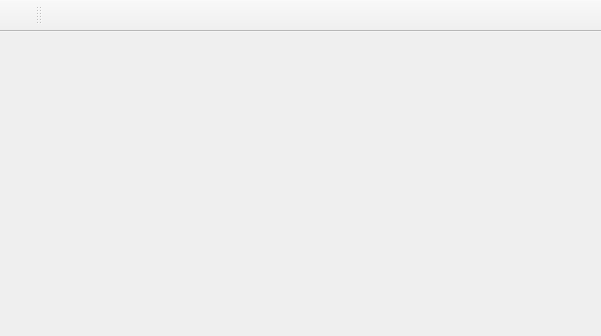
<?xml version="1.0" encoding="UTF-8"?>
<ui version="4.0">
 <class>Rationality</class>
 <widget class="QMainWindow" name="Rationality">
  <property name="geometry">
   <rect>
    <x>0</x>
    <y>0</y>
    <width>601</width>
    <height>336</height>
   </rect>
  </property>
  <property name="windowTitle">
   <string>Rationality</string>
  </property>
  <widget class="QWidget" name="centralWidget"/>
  <widget class="QToolBar" name="toolBar">
   <property name="minimumSize">
    <size>
     <width>32</width>
     <height>32</height>
    </size>
   </property>
   <property name="windowTitle">
    <string>toolBar</string>
   </property>
   <property name="movable">
    <bool>false</bool>
   </property>
   <attribute name="toolBarArea">
    <enum>TopToolBarArea</enum>
   </attribute>
   <attribute name="toolBarBreak">
    <bool>false</bool>
   </attribute>
  </widget>
  <widget class="QToolBar" name="toolBar_2">
   <property name="windowTitle">
    <string>toolBar_2</string>
   </property>
   <attribute name="toolBarArea">
    <enum>TopToolBarArea</enum>
   </attribute>
   <attribute name="toolBarBreak">
    <bool>false</bool>
   </attribute>
  </widget>
  <action name="actionNuova_finestra">
   <property name="text">
    <string>Nuova finestra</string>
   </property>
  </action>
  <action name="actionChiudi">
   <property name="text">
    <string>Chiudi</string>
   </property>
  </action>
  <action name="actionTag">
   <property name="text">
    <string>Copia</string>
   </property>
  </action>
  <action name="actionTaglia">
   <property name="text">
    <string>Taglia</string>
   </property>
  </action>
  <action name="actionIncola">
   <property name="text">
    <string>Incola</string>
   </property>
  </action>
  <action name="actionInformazioni">
   <property name="text">
    <string>Informazioni</string>
   </property>
  </action>
  <action name="actionIcone">
   <property name="text">
    <string>Icone</string>
   </property>
  </action>
  <action name="actionDettagli">
   <property name="text">
    <string>Dettagli</string>
   </property>
  </action>
  <action name="actionAbout">
   <property name="text">
    <string>Razionalizza</string>
   </property>
  </action>
  <action name="actionHelp">
   <property name="text">
    <string>Impostazioni</string>
   </property>
  </action>
  <action name="actionAbout_2">
   <property name="text">
    <string>Circa</string>
   </property>
  </action>
  <action name="actionAiuto">
   <property name="text">
    <string>Aiuto in linea</string>
   </property>
  </action>
 </widget>
 <layoutdefault spacing="6" margin="11"/>
 <resources/>
 <connections/>
</ui>
